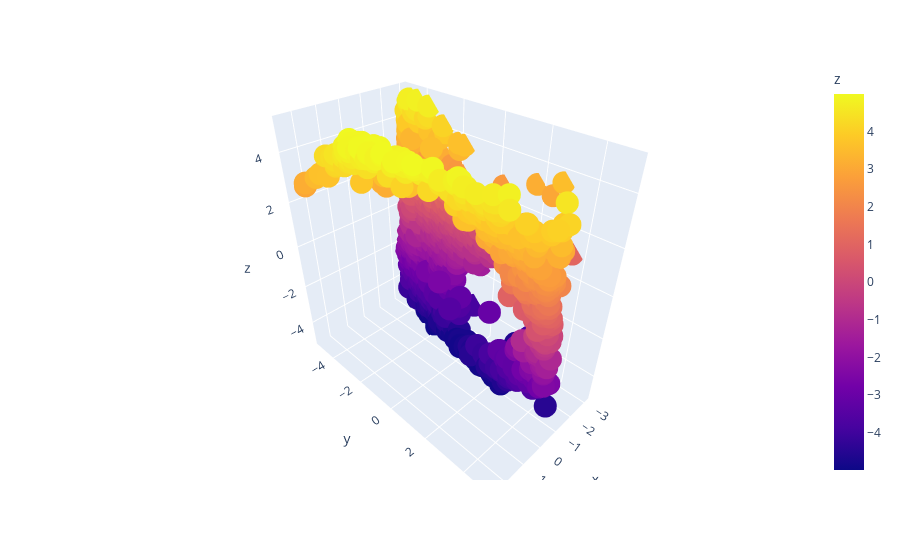

Source (notebook cell):
### Code cell
import pandas as pd
import plotly.express as px

df = pd.DataFrame([[bird[0], bird[1], bird[2]] for bird in population], columns=['x', 'y', 'z'])
px.scatter_3d(df, x='x', y='y', z='z', color='z')

### Figure 1 — Plotly figure (JSON) as saved in the notebook; plotly's stock layout.template omitted (floating-point values rounded to 4 significant figures; data arrays with more than 128 entries replaced by an {"elided": "..."} marker saying what was removed)
{"data": [{"hovertemplate": "x=%{x}<br>y=%{y}<br>z=%{marker.color}<extra></extra>", "legendgroup": "", "marker": {"color": {"elided": "2048 float values"}, "coloraxis": "coloraxis", "symbol": "circle"}, "mode": "markers", "name": "", "scene": "scene", "showlegend": false, "type": "scatter3d", "x": {"elided": "2048 float values"}, "y": {"elided": "2048 float values"}, "z": {"elided": "2048 float values"}}], "layout": {"coloraxis": {"colorbar": {"title": {"text": "z"}}, "colorscale": [[0, "#0d0887"], [0.1111, "#46039f"], [0.2222, "#7201a8"], [0.3333, "#9c179e"], [0.4444, "#bd3786"], [0.5556, "#d8576b"], [0.6667, "#ed7953"], [0.7778, "#fb9f3a"], [0.8889, "#fdca26"], [1, "#f0f921"]]}, "legend": {"tracegroupgap": 0}, "margin": {"t": 60}, "scene": {"domain": {"x": [0, 1], "y": [0, 1]}, "xaxis": {"title": {"text": "x"}}, "yaxis": {"title": {"text": "y"}}, "zaxis": {"title": {"text": "z"}}}}}
